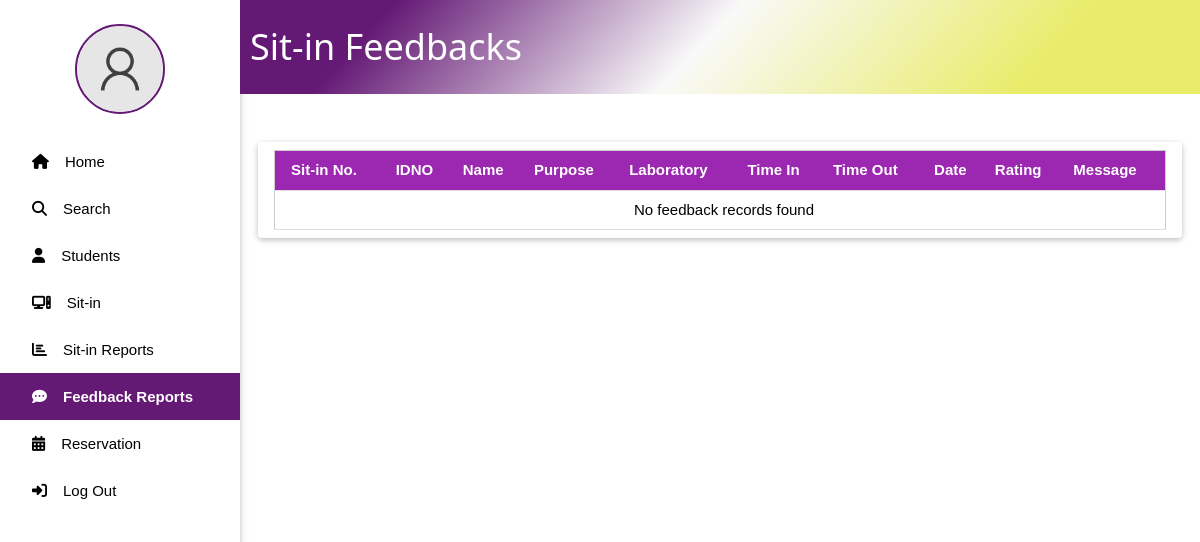
The app's page /feedback_reports.php (signed in), older data.
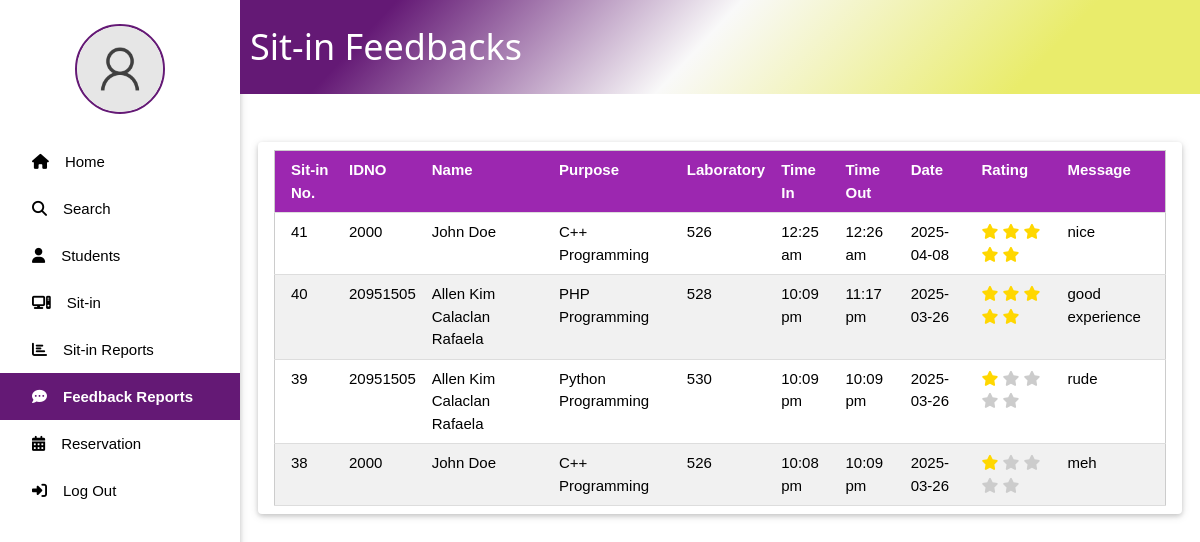
The same page, newer data.
### tables this page shows
CREATE TABLE `feedback` (
  `ID` int(11) NOT NULL,
  `SITIN_RECORD_ID` int(11) NOT NULL,
  `STUDENT_ID` varchar(50) NOT NULL,
  `RATING` int(1) NOT NULL,
  `COMMENT` text DEFAULT NULL,
  `CREATED_AT` timestamp NOT NULL DEFAULT current_timestamp()
);

CREATE TABLE `user` (
  `ID` int(11) NOT NULL,
  `IDNO` int(11) NOT NULL,
  `LASTNAME` varchar(30) NOT NULL,
  `FIRSTNAME` varchar(30) NOT NULL,
  `MIDDLENAME` varchar(30) DEFAULT NULL,
  `COURSE` varchar(30) NOT NULL,
  `YEAR_LEVEL` int(11) NOT NULL,
  `USERNAME` varchar(30) NOT NULL,
  `PASSWORD` varchar(255) NOT NULL,
  `PROFILE_PIC` varchar(255) NOT NULL DEFAULT 'images/default_pic.png',
  `SESSION_COUNT` int(11) DEFAULT 30
);

CREATE TABLE `sitin_records` (
  `ID` int(11) NOT NULL,
  `IDNO` int(11) NOT NULL,
  `PURPOSE` varchar(255) NOT NULL,
  `LABORATORY` varchar(255) NOT NULL,
  `TIME_IN` datetime NOT NULL DEFAULT current_timestamp(),
  `TIME_OUT` datetime DEFAULT NULL
);

### includes/profanity_filter.php (called while the page is built, shortened)
<?php
class ProfanityFilter {
    public static function hasProfanity($text) {
        $text = strtolower($text);
        return false;
    }
}

### feedback_reports.php (the view, shortened to what the changed rows need)
<?php
include 'connect.php';
include 'includes/profanity_filter.php';
$sql = "SELECT f.*, s.LABORATORY, s.TIME_IN, s.TIME_OUT, s.PURPOSE,
        u.IDNO, CONCAT(u.FIRSTNAME, ' ', COALESCE(u.MIDDLENAME, ''), ' ', u.LASTNAME) as STUDENT_NAME
        FROM feedback f
        JOIN sitin_records s ON f.SITIN_RECORD_ID = s.ID
        JOIN user u ON s.IDNO = u.IDNO
        ORDER BY s.TIME_IN DESC";
$result = $conn->query($sql);
?>
<!DOCTYPE html>
<html lang="en">
<head>
    <link rel="stylesheet" href="w3.css">
    <link rel="stylesheet" href="side_nav.css">
</head>
<body>
    <div style="margin-left:20%; z-index: 1; position: relative;">
        <div class="title_page w3-container" style="display: flex; align-items: center;">
            <h1 style="margin-left: 10px; color: #ffff;">Sit-in Feedbacks</h1>
        </div>
        <div class="w3-row-padding" style="margin: 5% 10px;">
            <div class="w3-card w3-round w3-white">
                <div class="w3-container w3-padding">
                    <div class="w3-responsive">
                        <table class="w3-table-all">
                            <thead>
                                <tr class="w3-purple">
                                    <th>Sit-in No.</th>
                                    <th>IDNO</th>
                                    <th>Name</th>
                                    <th>Purpose</th>
                                    <th>Laboratory</th>
                                    <th>Time In</th>
                                    <th>Time Out</th>
                                    <th>Date</th>
                                    <th>Rating</th>
                                    <th>Message</th>
                                </tr>
                            </thead>
                            <tbody>
                                <?php if ($result && $result->num_rows > 0): ?>
                                    <?php while($row = $result->fetch_assoc()):
                                        $hasProfanity = ProfanityFilter::hasProfanity($row['COMMENT']);
                                        $rating = isset($row['RATING']) ? intval($row['RATING']) : 0;
                                    ?>
                                        <tr <?php echo $hasProfanity ? 'class="w3-pale-red"' : ''; ?>>
                                            <td><?php echo htmlspecialchars($row['SITIN_RECORD_ID']); ?></td>
                                            <td><?php echo htmlspecialchars($row['IDNO']); ?></td>
                                            <td><?php echo htmlspecialchars($row['STUDENT_NAME']); ?></td>
                                            <td><?php echo htmlspecialchars($row['PURPOSE']); ?></td>
                                            <td><?php echo htmlspecialchars($row['LABORATORY']); ?></td>
                                            <td><?php echo date('h:i a', strtotime($row['TIME_IN'])); ?></td>
                                            <td><?php echo $row['TIME_OUT'] ? date('h:i a', strtotime($row['TIME_OUT'])) : ''; ?></td>
                                            <td><?php echo date('Y-m-d', strtotime($row['TIME_IN'])); ?></td>
                                            <td>
                                                <?php for($i = 1; $i <= 5; $i++): ?>
                                                    <i class="fa-solid fa-star <?php echo $i <= $rating ? 'star-rating' : 'star-empty'; ?>"></i>
                                                <?php endfor; ?>
                                            </td>
                                            <td><?php echo htmlspecialchars($row['COMMENT']); ?></td>
                                        </tr>
                                    <?php endwhile; ?>
                                <?php else: ?>
                                    <tr>
                                        <td colspan="10" class="w3-center">No feedback records found</td>
                                    </tr>
                                <?php endif; ?>
                            </tbody>
                        </table>
                    </div>
                </div>
            </div>
        </div>
    </div>
</body>
</html>

Row changes from the older to the newer data that the page shows:
added feedback: SITIN_RECORD_ID "41", user.IDNO "2000", STUDENT_NAME "John Doe", SITIN_RECORD_ID.PURPOSE "C++ Programming", SITIN_RECORD_ID.LABORATORY "526", SITIN_RECORD_ID.TIME_IN "12:25 am", SITIN_RECORD_ID.TIME_OUT "12:26 am", SITIN_RECORD_ID.TIME_IN "2025-04-08", RATING 5 (drawn), COMMENT "nice"
added feedback: SITIN_RECORD_ID "40", user.IDNO "20951505", STUDENT_NAME "Allen Kim Calaclan Rafaela", SITIN_RECORD_ID.PURPOSE "PHP Programming", SITIN_RECORD_ID.LABORATORY "528", SITIN_RECORD_ID.TIME_IN "10:09 pm", SITIN_RECORD_ID.TIME_OUT "11:17 pm", SITIN_RECORD_ID.TIME_IN "2025-03-26", RATING 5 (drawn), COMMENT "good experience"
added feedback: SITIN_RECORD_ID "39", user.IDNO "20951505", STUDENT_NAME "Allen Kim Calaclan Rafaela", SITIN_RECORD_ID.PURPOSE "Python Programming", SITIN_RECORD_ID.LABORATORY "530", SITIN_RECORD_ID.TIME_IN "10:09 pm", SITIN_RECORD_ID.TIME_OUT "10:09 pm", SITIN_RECORD_ID.TIME_IN "2025-03-26", RATING 1 (drawn), COMMENT "rude"
added feedback: SITIN_RECORD_ID "38", user.IDNO "2000", STUDENT_NAME "John Doe", SITIN_RECORD_ID.PURPOSE "C++ Programming", SITIN_RECORD_ID.LABORATORY "526", SITIN_RECORD_ID.TIME_IN "10:08 pm", SITIN_RECORD_ID.TIME_OUT "10:09 pm", SITIN_RECORD_ID.TIME_IN "2025-03-26", RATING 1 (drawn), COMMENT "meh"
Text that changed along with them:
text no longer shown: "No feedback records found"
